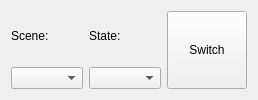
<ui version="4.0" >
 <class>SceneStateUi</class>
 <widget class="QWidget" name="SceneStateUi" >
  <property name="minimumSize" >
   <size>
    <width>0</width>
    <height>60</height>
   </size>
  </property>
  <layout class="QGridLayout" >
   <item row="0" column="0" >
    <widget class="QLabel" name="label_2" >
     <property name="sizePolicy" >
      <sizepolicy vsizetype="Minimum" hsizetype="Preferred" >
       <horstretch>0</horstretch>
       <verstretch>0</verstretch>
      </sizepolicy>
     </property>
     <property name="text" >
      <string>Scene:</string>
     </property>
    </widget>
   </item>
   <item row="0" column="1" >
    <widget class="QLabel" name="label_3" >
     <property name="sizePolicy" >
      <sizepolicy vsizetype="Minimum" hsizetype="Preferred" >
       <horstretch>0</horstretch>
       <verstretch>0</verstretch>
      </sizepolicy>
     </property>
     <property name="text" >
      <string>State:</string>
     </property>
    </widget>
   </item>
   <item rowspan="2" row="0" column="2" >
    <widget class="QPushButton" name="m_switchBtn" >
     <property name="sizePolicy" >
      <sizepolicy vsizetype="Preferred" hsizetype="Minimum" >
       <horstretch>0</horstretch>
       <verstretch>0</verstretch>
      </sizepolicy>
     </property>
     <property name="text" >
      <string>Switch</string>
     </property>
    </widget>
   </item>
   <item row="1" column="0" >
    <widget class="QComboBox" name="m_sceneCbo" >
     <property name="sizePolicy" >
      <sizepolicy vsizetype="Fixed" hsizetype="MinimumExpanding" >
       <horstretch>0</horstretch>
       <verstretch>0</verstretch>
      </sizepolicy>
     </property>
    </widget>
   </item>
   <item row="1" column="1" >
    <widget class="QComboBox" name="m_stateCbo" >
     <property name="sizePolicy" >
      <sizepolicy vsizetype="Fixed" hsizetype="MinimumExpanding" >
       <horstretch>0</horstretch>
       <verstretch>0</verstretch>
      </sizepolicy>
     </property>
    </widget>
   </item>
  </layout>
 </widget>
 <resources/>
 <connections/>
</ui>
